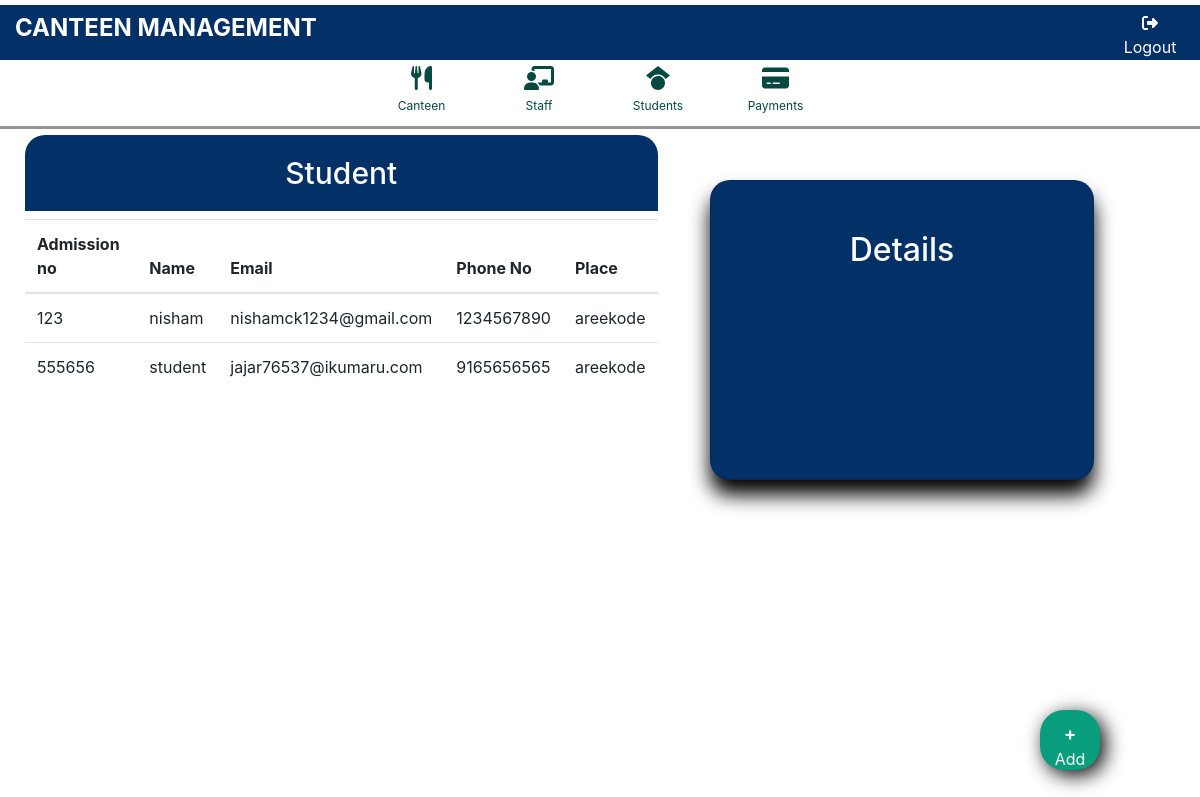
/admin_student/, run on the app's committed database.
### appcanteen3/models.py (models this page shows, shortened)
class StudentProfile(models.Model):
    USER_TYPE_STUDENT = 'student'
    user = models.OneToOneField(CustomUser, on_delete=models.CASCADE)
    user_type = models.CharField(max_length=50, default=USER_TYPE_STUDENT)
    student_admno = models.CharField(max_length=10, default='',null=True,blank=True)
    name = models.CharField(max_length=50, default='',null=True,blank=True)
    student_place = models.CharField(max_length=40, default='',null=True,blank=True)
    status = models.CharField(max_length=20,null=True,default='ACTIVE',blank=True)
    is_active =models.BooleanField(default=True,null=True,blank=True)
    created_at =models.DateTimeField(auto_now_add=True,null=True,blank=True)
    updates_at =models.DateTimeField(auto_now=True,null=True,blank=True)

class CustomUser(AbstractUser):
    otp=models.CharField(max_length=20,null=True,blank=True)
    phoneno=models.CharField(max_length=20,null=True,blank=True)
    status = models.CharField(max_length=20,null=True,default='ACTIVE',blank=True)
    is_active =models.BooleanField(default=True,null=True,blank=True)
    created_at =models.DateTimeField(auto_now_add=True,null=True,blank=True)
    updates_at =models.DateTimeField(auto_now=True,null=True,blank=True)

### appcanteen3/views.py (the view)
# urls.py: path('admin_student/',Admin_studentview.as_view(),name='admin_student'),
class Admin_studentview(ListView):
    model = StudentProfile
    template_name = "admin_student.html"
    context_object_name = 'students'

### templates/admin_student.html (shortened to what this page needs)
{% extends "base.html" %}
{% block content %}
<div class="main-body">
  <div class="dtls">
    <div class="table">
      <h2 class="table-heading">Student</h2>
      <table id="Table">
        <thead>
          <tr>
            <th>Admission no</th>
            <th>Name</th>
            <th>Email</th>
            <th>Phone No</th>
            <th>Place</th>
          </tr>
        </thead>
        <tbody>
          {% for student in students %}
            <tr class="table-row" data-pk="{{ student.pk }}">
              <td>{{ student.student_admno }}</td>
              <td>{{ student.name }}</td>
              <td>{{ student.user.email }}</td>
              <td>{{student.user.phoneno}}</td>
              <td>{{ student.student_place }}</td>
            </tr>
          {% endfor %}
        </tbody>
      </table>
      <button class="floating-button"><a href="{% url 'student_register' %}"><span>&#43;</span><br>Add</a></button>
    </div>
    <div class="details">
      <div class="card" id="detailsCard">
        <h2 class="card-h2">Details</h2>
      </div>
    </div>
  </div>
{% endblock %}

### static/css/styles.css (style rules this page uses)
.dtls { display: flex; margin: 5px 25px; border-radius: 20px; overflow: hidden; }
.table { width: 55%; position: relative; overflow: hidden; margin-top: 120px; }
.table-heading { text-align: center; color: #ffffff; background-color: #033067; margin-top: 10px; padding: 20px 10px; font-size: 30px; border-top-right-radius: 20px; border-top-left-radius: 20px; }
.floating-button { position: fixed; bottom: 30px; right: 100px; padding: 10px; background-color: #089d7d; box-shadow: 5px 5px 20px #020202; color: #fff; border: none; width: 60px; height: 60px; border-radius: 40%; cursor: pointer; }
.floating-button span { font-size: large; font-weight: bolder; }
.floating-button a { text-decoration: none; color: #fff; }
.details { width: 40%; position: fixed; top: 180px; right: 10px; }
.card { width: 80%; height: 300px; background-color: #033067; color: #fff; padding: 20px; padding-top: 50px; box-shadow: 0 0 20px rgba(0, 0, 0, 0.1); overflow: visible; text-align: center; border-radius: 20px; box-shadow: 0px 15px 20px #000; }

### data on the page
StudentProfile: student_admno "123", name "nisham", user.email "nishamck1234@gmail.com", user.phoneno "1234567890", student_place "areekode"
StudentProfile: student_admno "555656", name "student", user.email "jajar76537@ikumaru.com", user.phoneno "9165656565", student_place "areekode"
